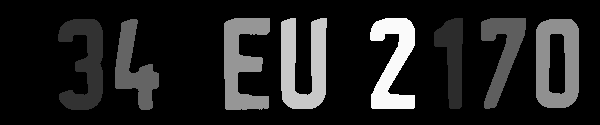
//> input picture results/---CC.png, 600 x 125 px
$ ./main results/---CC.png   (built with g++ and OpenCV 4)
//> lines starting //> are read from the running program, lines starting //| are printed output that depends on the picture; after the words box and inside, x2 and y2 are one past the last pixel; in counts of white or black regions, pixels touching at a corner belong together
#include <opencv2/opencv.hpp>

using namespace std;
using namespace cv;

void mysave(const String &name, Mat m)
{
    vector<int> params;
    params.push_back(CV_IMWRITE_PNG_COMPRESSION);
    params.push_back(5);
    try
    {
        imwrite("./results/"+name+".png", m, params);
        cout << "./results/"+name+".png" << endl;
    }
    catch(runtime_error& ex)
    {
        printf("Exception converting image to PNG format: %s\n", ex.what());
    }

}

// [5 lines left out: function myshow, not called in this run]

Mat my_erode(Mat img, Mat se)
{
    Mat out = Mat(img.rows, img.cols, 0);
    out = out * 0;
    int H = out.rows;
    int W = out.cols;
    int Hs = se.rows;
    int Ws = se.cols;

    //assuming img is binary: 255 is 1.
    for(int i = 0; i < H-Hs; i++)
    {
        for(int j = 0; j < W-Ws; j++)
        {
            int val = 255;
            for(int x = 0; x < Hs; x++)
            {
                for(int y = 0; y < Ws; y++)
                {
                    if(se.data[x*Ws + y] && !img.data[(i+x)*W + (j+y)])
                    {
                        val = 0;
                    }
                }
            }
            out.data[(i+Hs)*W + (j+Ws)] = val;
        }
    }

    return out;
}

Mat my_dilate(Mat img, Mat se)
{
    Mat out = Mat(img.rows, img.cols, 0);
    out = out * 0;
    int H = out.rows;
    int W = out.cols;
    int Hs = se.rows;
    int Ws = se.cols;

    //assuming img is binary: 255 is 1.
    for(int i = 0; i < H-Hs; i++)
    {
        for(int j = 0; j < W-Ws; j++)
        {
            int val = 0;
            for(int x = 0; x < Hs; x++)
            {
                for(int y = 0; y < Ws; y++)
                {
                    if(se.data[x*Ws + y] && img.data[(i+x)*W + (j+y)])
                    {
                        val = 255;
                    }
                }
            }
            out.data[(i+Hs)*W + (j+Ws)] = val;
        }
    }

    return out;
}

Mat my_diskerode(Mat img, int r)
{
    Mat extended, cropped;
    Mat se = getStructuringElement( MORPH_ELLIPSE, Size( r, r+1), Point( 0, 0) );
    //extend
    copyMakeBorder( img, extended, 0, se.cols, 0, se.cols, BORDER_REPLICATE, 0);
    extended = my_erode(extended, se);
    extended(cv::Rect(se.cols/2,se.rows/2,img.cols,img.rows)).copyTo(cropped);
    return cropped;
}

Mat my_diskdilate(Mat img, int r)
{
    Mat extended, cropped;
    Mat se = getStructuringElement( MORPH_ELLIPSE, Size( r, r+1), Point( 0, 0) );
    //extend
    copyMakeBorder( img, extended, 0, se.cols, 0, se.cols, BORDER_REPLICATE, 0);
    extended = my_dilate(extended, se);
    extended(cv::Rect(se.cols/2,se.rows/2,img.cols,img.rows)).copyTo(cropped);
    return cropped;
}

// [15 lines left out: functions my_diskopen, my_diskclose, not called in this run]


Mat connected_components(Mat m)
{
    Mat labels;
    Mat out = Mat(m.rows, m.cols, 0);
    out *= 0;

    int n;
    n = cv::connectedComponents(m, labels, 8, CV_32S);


    int H = m.rows;
    int W = m.cols;

    for(int i = 0; i < H; i++)
    {
        for(int j = 0; j < W; j++)
        {
            out.data[i*W + j] = labels.at<int>(i, j)*255/n;
        }
    }


    return out;

}


int main(int argc, char** argv )
{
    // Read image
    Mat img = imread(argv[1] ,CV_LOAD_IMAGE_COLOR);
//> img is the input picture: 125 rows x 600 cols, CV_8UC3; min 0, max 250, mean 33.1
    Mat gray_img, thresholded, eroded, morph, masked, cc;

    cvtColor(img, gray_img, CV_BGR2GRAY);
    thresholded = (gray_img < 52);
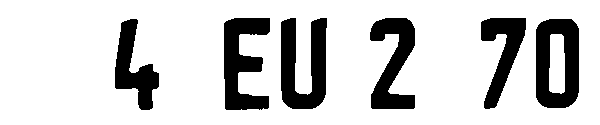
//> thresholded: 125 rows x 600 cols, CV_8UC1; 81% white; 6 black regions, box (x1, y1, x2, y2) and area: (281, 18, 327, 109) 2762, (536, 19, 579, 108) 2753, (224, 18, 270, 110) 2601, (370, 18, 415, 109) 2325, (115, 19, 159, 110) 1910, (481, 18, 526, 109) 1901
    mysave(string(argv[1]) + "--THRESHOLD", thresholded);
    //moveWindow("threshold", 50,50);

    //erode
    eroded = my_diskerode(thresholded, 4);
    morph = my_diskdilate(eroded, 4);
    morph = my_diskerode(morph, 5);
    morph = my_diskdilate(morph, 5);
    morph = my_diskerode(morph, 6);
    morph = my_diskdilate(morph, 7);
    morph = my_diskerode(morph, 8);
    morph = my_diskdilate(morph, 10);

    //mask with first erosion
    masked = eroded & morph;
//> masked: 125 rows x 600 cols, CV_8UC1; 68.5% white; 7 black regions, largest, box (x1, y1, x2, y2) and area: (0, 0, 600, 125) 4200, (280, 17, 331, 114) 3767, (535, 18, 583, 113) 3709
    morph = my_diskdilate(masked, 4);
    masked = thresholded & morph;
//> masked: 125 rows x 600 cols, CV_8UC1; 72.3% white; 7 black regions, largest, box (x1, y1, x2, y2) and area: (0, 0, 600, 125) 3488, (281, 18, 330, 113) 3340, (536, 19, 582, 112) 3318
    morph = my_diskerode(masked, 3);
    masked = thresholded & morph;
    morph = my_diskdilate(masked, 5);
    masked = masked & morph;
    masked = my_diskdilate(masked, 5);
    masked = masked & thresholded;
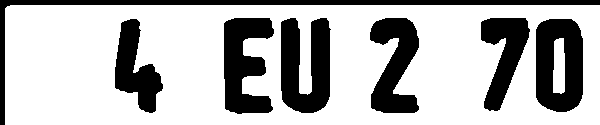
//> masked: 125 rows x 600 cols, CV_8UC1; 71.4% white; 7 black regions, largest, box (x1, y1, x2, y2) and area: (0, 0, 600, 125) 3608, (281, 18, 331, 113) 3486, (536, 19, 583, 112) 3443
    masked = my_diskerode(masked, 3);
//> after the loop in my_erode (call 6), `for(int i = 0; i < H-Hs; i++)`:
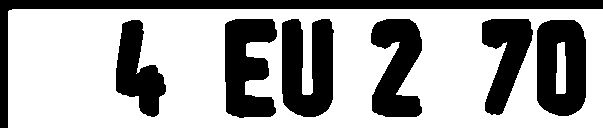
//> out: 128 rows x 603 cols, CV_8UC1; 65.2% white; 7 black regions, largest, box (x1, y1, x2, y2) and area: (0, 0, 603, 128) 6384, (282, 19, 334, 117) 3962, (537, 20, 586, 116) 3888
    masked = my_diskdilate(masked, 10);
//> after the loop in my_dilate (call 8), `for(int i = 0; i < H-Hs; i++)`:
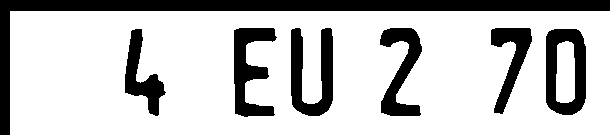
//> out: 135 rows x 610 cols, CV_8UC1; 77.2% white; 7 black regions, largest, box (x1, y1, x2, y2) and area: (0, 0, 610, 135) 7950, (546, 29, 586, 115) 2124, (291, 28, 333, 116) 2094
    masked = masked & thresholded;
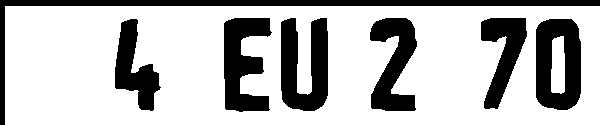
//> masked: 125 rows x 600 cols, CV_8UC1; 73.3% white; 7 black regions, largest, box (x1, y1, x2, y2) and area: (0, 0, 600, 125) 4195, (281, 18, 328, 111) 3089, (536, 19, 581, 110) 3086

    masked = my_diskdilate(masked, 10);
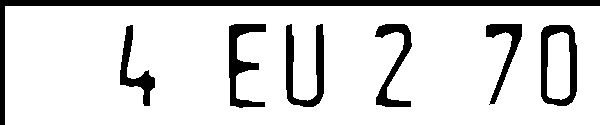
//> masked: 125 rows x 600 cols, CV_8UC1; 85.6% white; 7 black regions, largest, box (x1, y1, x2, y2) and area: (0, 0, 600, 125) 4195, (541, 25, 577, 106) 1310, (286, 24, 324, 107) 1286
    masked = my_diskerode(masked, 6);
//> in my_diskerode (call 7), `copyMakeBorder( img, extended, 0, se.cols, 0, se.cols, BORDER_REPLICAT..`:
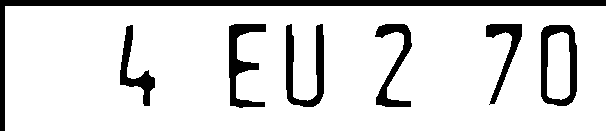
//> extended: 131 rows x 606 cols, CV_8UC1; 86.3% white; 7 black regions, largest, box (x1, y1, x2, y2) and area: (0, 0, 606, 131) 4261, (541, 25, 577, 106) 1310, (286, 24, 324, 107) 1286
    masked = masked & thresholded;

    masked = my_diskdilate(masked, 3);

    mysave(string(argv[1]) + "-MASKED", masked);
    cc = connected_components(masked);
//> in connected_components, `n = cv::connectedComponents(m, labels, 8, CV_32S);`: n = 3
    mysave(string(argv[1]) + "---CC", cc);

    //waitKey(0);
    return 0;
}

$ run again, with results/t11--SUBTRACT.png copied over results/---CC.png
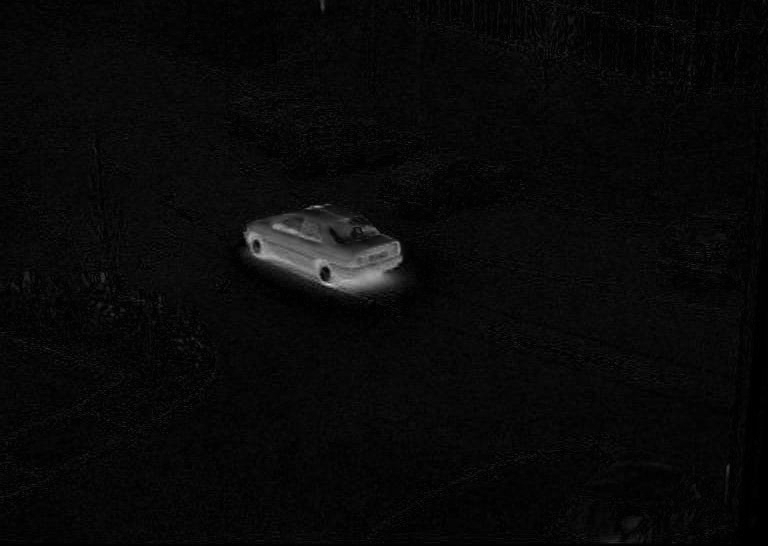
//> input picture results/t11--SUBTRACT.png, 768 x 546 px
//> img is the input picture: 546 rows x 768 cols, CV_8UC3; min 0, max 219, mean 8.9
//> `thresholded = (gray_img < 52);`:
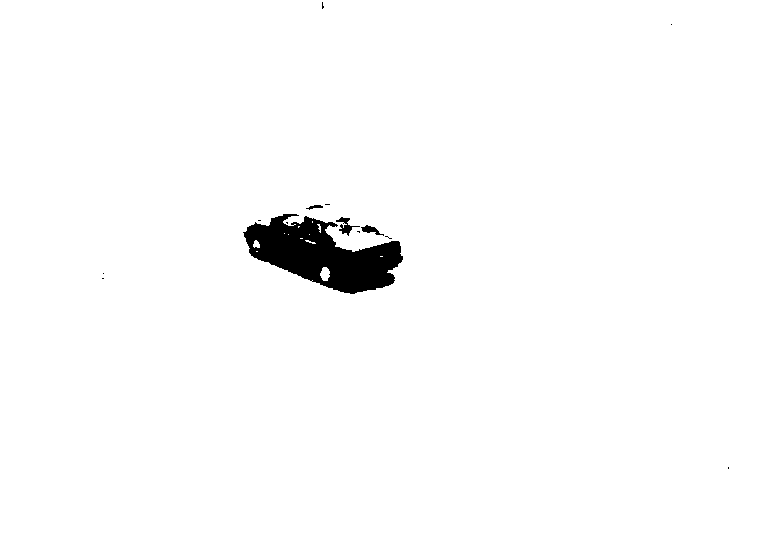
//> thresholded: 546 rows x 768 cols, CV_8UC1; 98.3% white; 14 black regions (10 under 20 px), largest, box (x1, y1, x2, y2) and area: (243, 214, 403, 294) 6900, (336, 217, 360, 236) 153, (361, 225, 384, 236) 103, (306, 205, 323, 210) 42
//> in my_diskerode (call 7), `copyMakeBorder( img, extended, 0, se.cols, 0, se.cols, BORDER_REPLICAT..`:
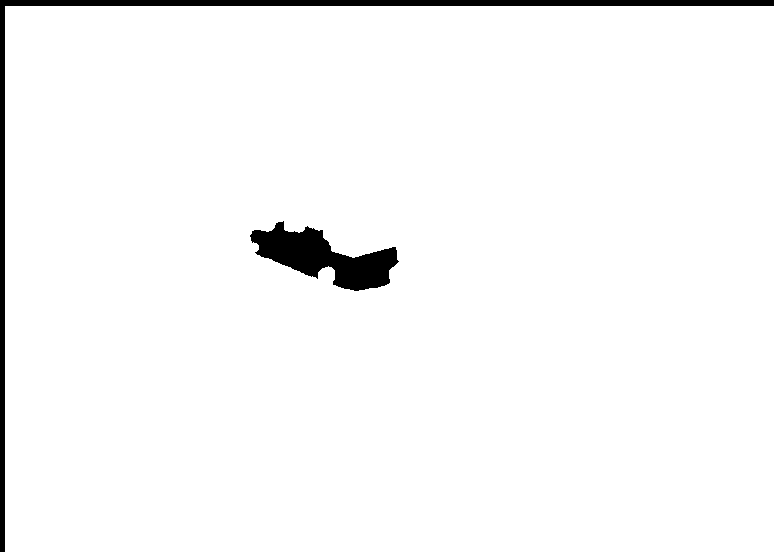
//> extended: 552 rows x 774 cols, CV_8UC1; 97.1% white; 2 black regions, box (x1, y1, x2, y2) and area: (0, 0, 774, 552) 7374, (250, 221, 399, 291) 4840
//> n = 4

$ run again, with results/t12--SUBTRACT.png copied over results/---CC.png
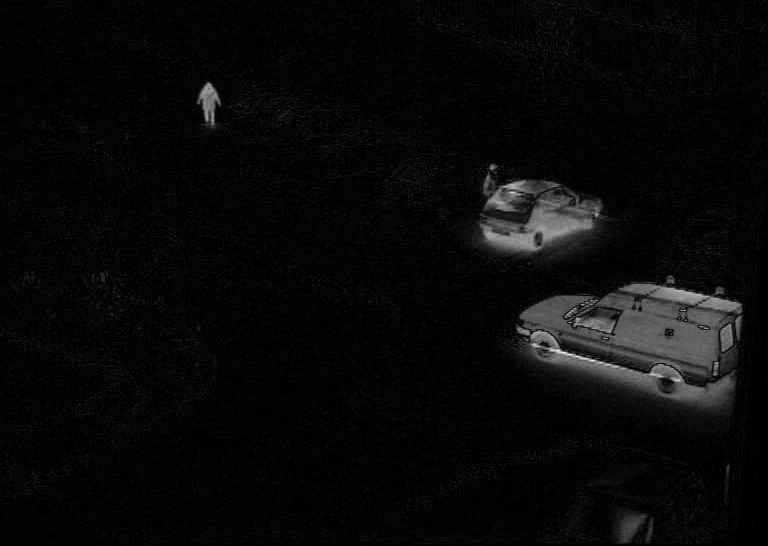
//> input picture results/t12--SUBTRACT.png, 768 x 546 px
//> img is the input picture: 546 rows x 768 cols, CV_8UC3; min 0, max 247, mean 9.4
//> `thresholded = (gray_img < 52);`:
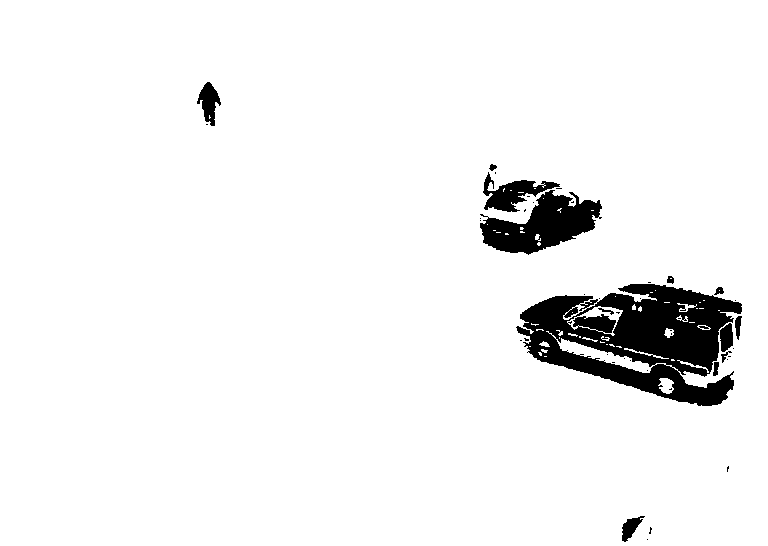
//> thresholded: 546 rows x 768 cols, CV_8UC1; 94.7% white; 45 black regions (32 under 20 px), largest, box (x1, y1, x2, y2) and area: (516, 284, 742, 406) 15160, (480, 190, 602, 255) 4178, (483, 172, 560, 212) 1237
//> in my_diskerode (call 7), `copyMakeBorder( img, extended, 0, se.cols, 0, se.cols, BORDER_REPLICAT..`:
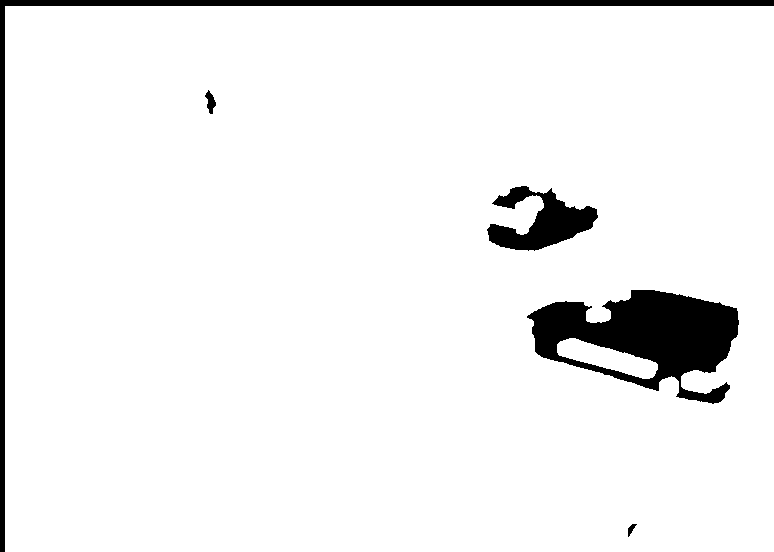
//> extended: 552 rows x 774 cols, CV_8UC1; 94.4% white; 5 black regions, box (x1, y1, x2, y2) and area: (527, 290, 739, 404) 12698, (0, 0, 774, 552) 7374, (487, 186, 598, 251) 3564, (205, 90, 216, 114) 141, (628, 524, 637, 537) 53
//> n = 4

$ run again, with results/t13--SUBTRACT.png copied over results/---CC.png
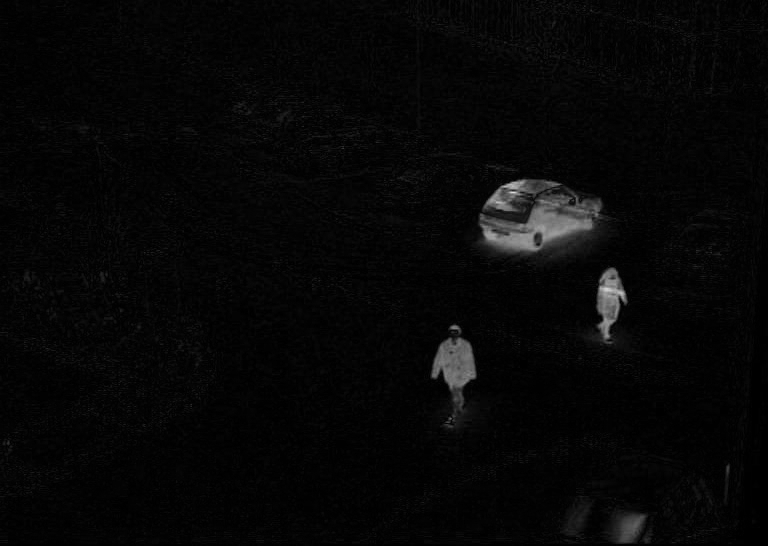
//> input picture results/t13--SUBTRACT.png, 768 x 546 px
//> img is the input picture: 546 rows x 768 cols, CV_8UC3; min 0, max 222, mean 6.6
//> thresholded: 546 rows x 768 cols, CV_8UC1; 97.9% white; 22 black regions (16 under 20 px), largest, box (x1, y1, x2, y2) and area: (480, 192, 602, 254) 4221, (432, 338, 476, 410) 1721, (597, 268, 627, 344) 1310, (483, 179, 562, 212) 1161, (619, 515, 645, 543) 459, (450, 325, 461, 333) 46
//> in my_diskerode (call 7), `copyMakeBorder( img, extended, 0, se.cols, 0, se.cols, BORDER_REPLICAT..`:
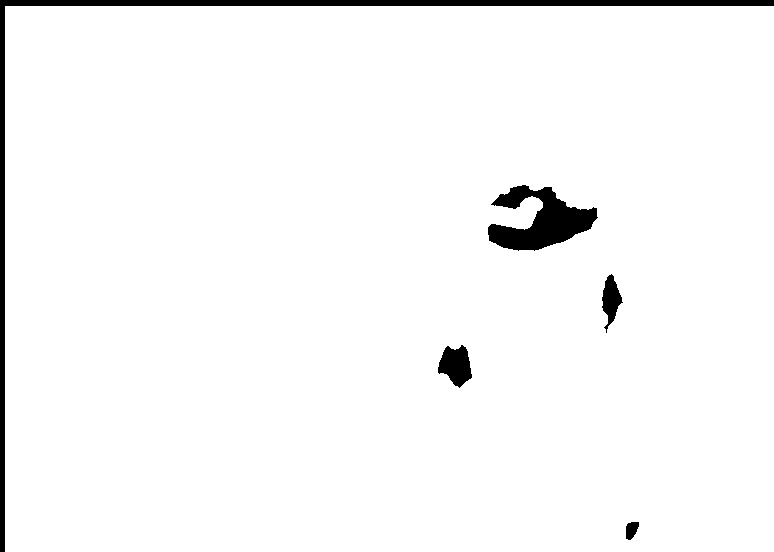
//> extended: 552 rows x 774 cols, CV_8UC1; 97% white; 5 black regions, box (x1, y1, x2, y2) and area: (0, 0, 774, 552) 7374, (488, 185, 598, 251) 3812, (438, 345, 472, 388) 955, (602, 274, 623, 333) 627, (626, 522, 639, 540) 174
//> n = 2
